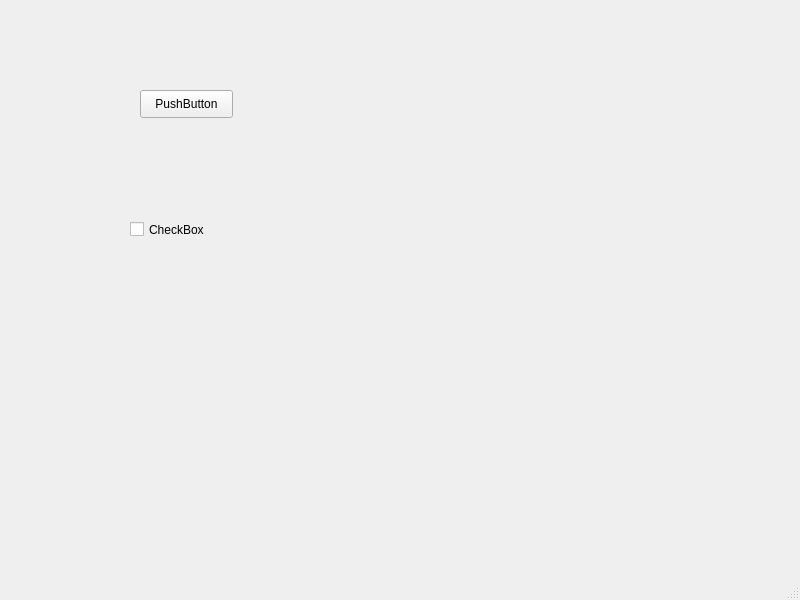
<?xml version="1.0" encoding="UTF-8"?>
<ui version="4.0">
 <class>MainWindow</class>
 <widget class="QMainWindow" name="MainWindow">
  <property name="geometry">
   <rect>
    <x>0</x>
    <y>0</y>
    <width>800</width>
    <height>600</height>
   </rect>
  </property>
  <property name="windowTitle">
   <string>MainWindow</string>
  </property>
  <widget class="QWidget" name="centralwidget">
   <widget class="QPushButton" name="pushButton">
    <property name="geometry">
     <rect>
      <x>140</x>
      <y>90</y>
      <width>93</width>
      <height>28</height>
     </rect>
    </property>
    <property name="text">
     <string>PushButton</string>
    </property>
   </widget>
   <widget class="QCheckBox" name="checkBox">
    <property name="geometry">
     <rect>
      <x>130</x>
      <y>220</y>
      <width>93</width>
      <height>19</height>
     </rect>
    </property>
    <property name="text">
     <string>CheckBox</string>
    </property>
   </widget>
  </widget>
  <widget class="QMenuBar" name="menubar">
   <property name="geometry">
    <rect>
     <x>0</x>
     <y>0</y>
     <width>800</width>
     <height>26</height>
    </rect>
   </property>
  </widget>
  <widget class="QStatusBar" name="statusbar"/>
 </widget>
 <resources/>
 <connections>
  <connection>
   <sender>pushButton</sender>
   <signal>clicked()</signal>
   <receiver>checkBox</receiver>
   <slot>click()</slot>
   <hints>
    <hint type="sourcelabel">
     <x>195</x>
     <y>127</y>
    </hint>
    <hint type="destinationlabel">
     <x>152</x>
     <y>261</y>
    </hint>
   </hints>
  </connection>
 </connections>
</ui>
